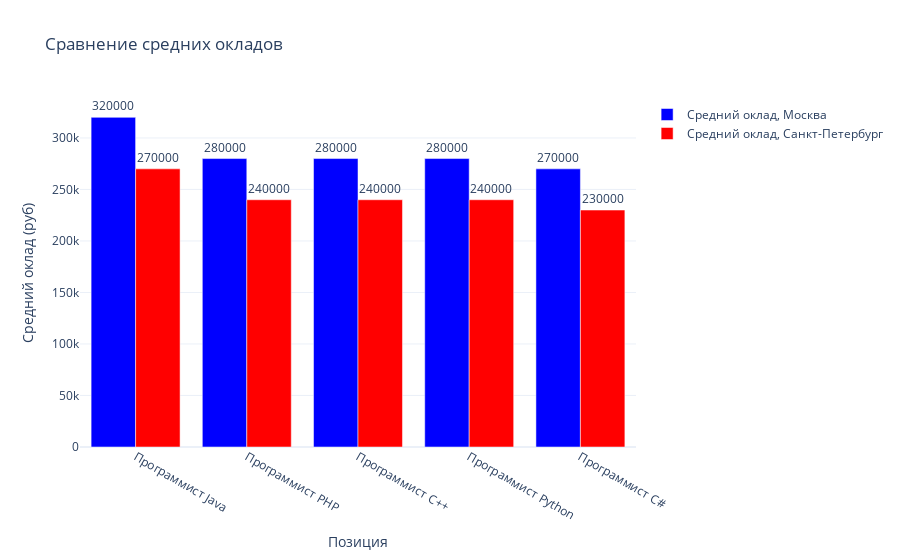
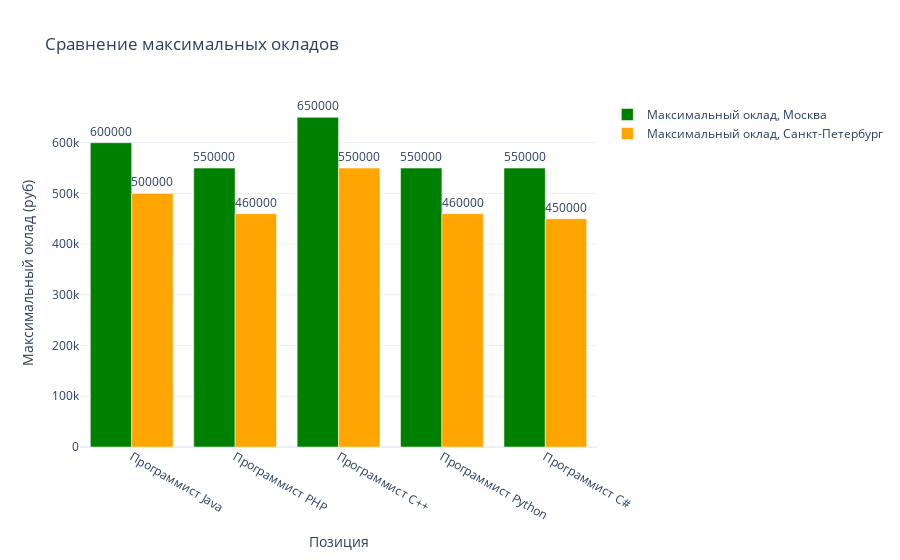
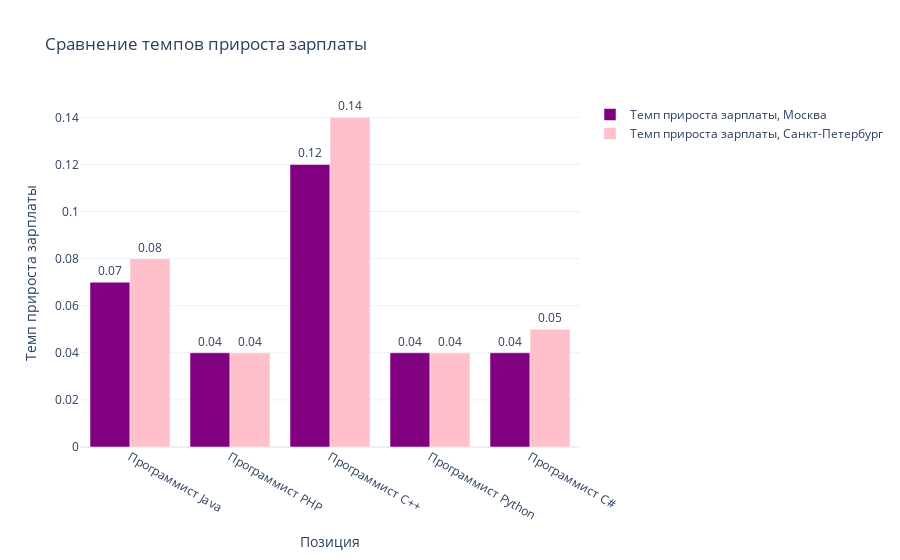

These figures' notebook cell, in order:
### Code cell
# График 1: Сравнение средних окладов
fig1 = go.Figure()

fig1.add_trace(go.Bar(
    x=df2["Позиция"],
    y=df2["Средний чистый оклад (mean net fix salary)"],
    name="Средний оклад, Москва",
    marker_color="blue",
    text=df2["Средний чистый оклад (mean net fix salary)"],
    textposition="outside"
))

fig1.add_trace(go.Bar(
    x=df3["Позиция"],
    y=df3["Средний чистый оклад (mean net fix salary)"],
    name="Средний оклад, Санкт-Петербург",
    marker_color="red",
    text=df3["Средний чистый оклад (mean net fix salary)"],
    textposition="outside"
))

fig1.update_layout(
    title="Сравнение средних окладов",
    xaxis_title="Позиция",
    yaxis_title="Средний оклад (руб)",
    barmode="group",  
    template="plotly_white"
)

# График 2: Сравнение максимальных окладов
fig2 = go.Figure()

fig2.add_trace(go.Bar(
    x=df2["Позиция"],
    y=df2["Максимальный чистый оклад (max net fix salary)"],
    name="Максимальный оклад, Москва",
    marker_color="green",
    text=df2["Максимальный чистый оклад (max net fix salary)"],
    textposition="outside"
))

fig2.add_trace(go.Bar(
    x=df3["Позиция"],
    y=df3["Максимальный чистый оклад (max net fix salary)"],
    name="Максимальный оклад, Санкт-Петербург",
    marker_color="orange",
    text=df3["Максимальный чистый оклад (max net fix salary)"],
    textposition="outside"
))

fig2.update_layout(
    title="Сравнение максимальных окладов",
    xaxis_title="Позиция",
    yaxis_title="Максимальный оклад (руб)",
    barmode="group",  
    template="plotly_white"
)

# График 3: Сравнение темпов прироста средних рыночных зарплат
fig3 = go.Figure()

fig3.add_trace(go.Bar(
    x=df2["Позиция"],
    y=df2["Темп прироста средней рыночной зарплаты за год, %"],
    name="Темп прироста зарплаты, Москва",
    marker_color="purple",
    text=df2["Темп прироста средней рыночной зарплаты за год, %"],
    textposition="outside"
))

fig3.add_trace(go.Bar(
    x=df3["Позиция"],
    y=df3["Темп прироста средней рыночной зарплаты за год, %"],
    name="Темп прироста зарплаты, Санкт-Петербург",
    marker_color="pink",
    text=df3["Темп прироста средней рыночной зарплаты за год, %"],
    textposition="outside"
))

fig3.update_layout(
    title="Сравнение темпов прироста зарплаты",
    xaxis_title="Позиция",
    yaxis_title="Темп прироста зарплаты",
    barmode="group",  
    template="plotly_white"
)

fig1.show()
fig2.show()
fig3.show()

### Figure 1 — Plotly figure (JSON) as saved in the notebook; plotly's stock layout.template omitted (floating-point values rounded to 4 significant figures)
{"data": [{"marker": {"color": "blue"}, "name": "Средний оклад, Москва", "text": [320000.0, 280000.0, 280000.0, 280000.0, 270000.0], "textposition": "outside", "type": "bar", "x": ["Программист Java", "Программист PHP", "Программист C++", "Программист Python", "Программист C#"], "y": [320000, 280000, 280000, 280000, 270000]}, {"marker": {"color": "red"}, "name": "Средний оклад, Санкт-Петербург", "text": [270000.0, 240000.0, 240000.0, 240000.0, 230000.0], "textposition": "outside", "type": "bar", "x": ["Программист Java", "Программист PHP", "Программист C++", "Программист Python", "Программист C#"], "y": [270000, 240000, 240000, 240000, 230000]}], "layout": {"barmode": "group", "title": {"text": "Сравнение средних окладов"}, "xaxis": {"title": {"text": "Позиция"}}, "yaxis": {"title": {"text": "Средний оклад (руб)"}}}}

### Figure 2 — Plotly figure (JSON) as saved in the notebook; plotly's stock layout.template omitted (floating-point values rounded to 4 significant figures)
{"data": [{"marker": {"color": "green"}, "name": "Максимальный оклад, Москва", "text": [600000.0, 550000.0, 650000.0, 550000.0, 550000.0], "textposition": "outside", "type": "bar", "x": ["Программист Java", "Программист PHP", "Программист C++", "Программист Python", "Программист C#"], "y": [600000, 550000, 650000, 550000, 550000]}, {"marker": {"color": "orange"}, "name": "Максимальный оклад, Санкт-Петербург", "text": [500000.0, 460000.0, 550000.0, 460000.0, 450000.0], "textposition": "outside", "type": "bar", "x": ["Программист Java", "Программист PHP", "Программист C++", "Программист Python", "Программист C#"], "y": [500000, 460000, 550000, 460000, 450000]}], "layout": {"barmode": "group", "title": {"text": "Сравнение максимальных окладов"}, "xaxis": {"title": {"text": "Позиция"}}, "yaxis": {"title": {"text": "Максимальный оклад (руб)"}}}}

### Figure 3 — Plotly figure (JSON) as saved in the notebook; plotly's stock layout.template omitted (floating-point values rounded to 4 significant figures)
{"data": [{"marker": {"color": "purple"}, "name": "Темп прироста зарплаты, Москва", "text": [0.07, 0.04, 0.12, 0.04, 0.04], "textposition": "outside", "type": "bar", "x": ["Программист Java", "Программист PHP", "Программист C++", "Программист Python", "Программист C#"], "y": [0.07, 0.04, 0.12, 0.04, 0.04]}, {"marker": {"color": "pink"}, "name": "Темп прироста зарплаты, Санкт-Петербург", "text": [0.08, 0.04, 0.14, 0.04, 0.05], "textposition": "outside", "type": "bar", "x": ["Программист Java", "Программист PHP", "Программист C++", "Программист Python", "Программист C#"], "y": [0.08, 0.04, 0.14, 0.04, 0.05]}], "layout": {"barmode": "group", "title": {"text": "Сравнение темпов прироста зарплаты"}, "xaxis": {"title": {"text": "Позиция"}}, "yaxis": {"title": {"text": "Темп прироста зарплаты"}}}}
